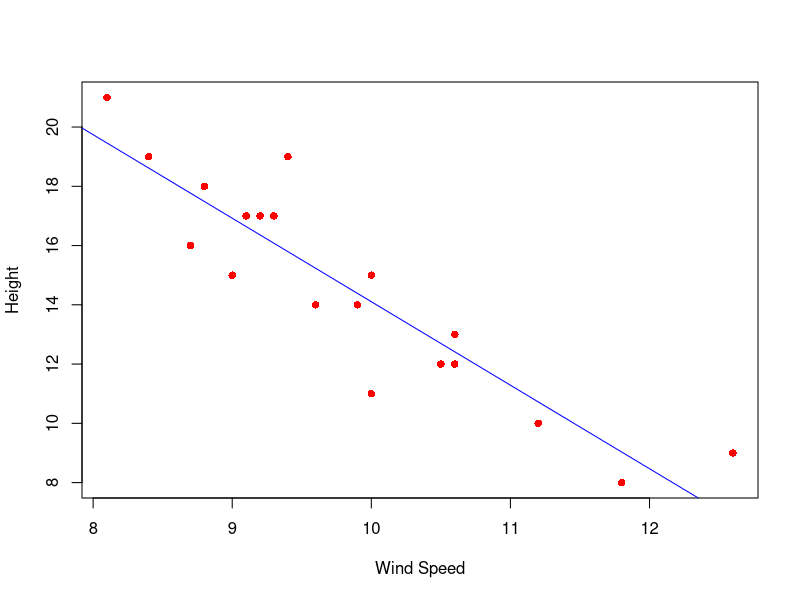
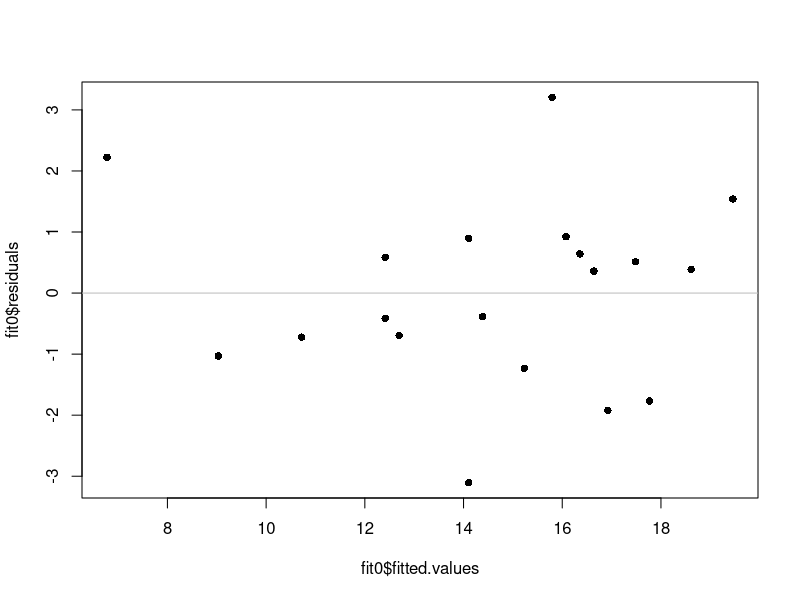
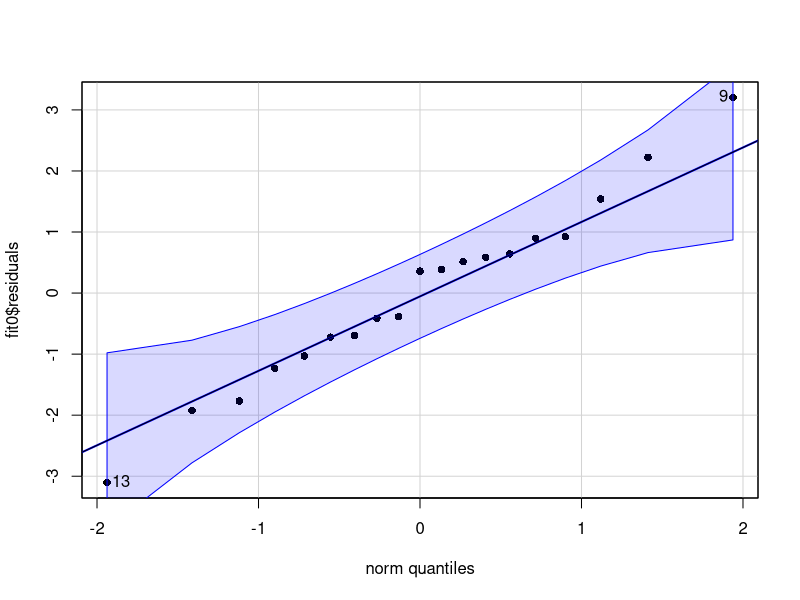
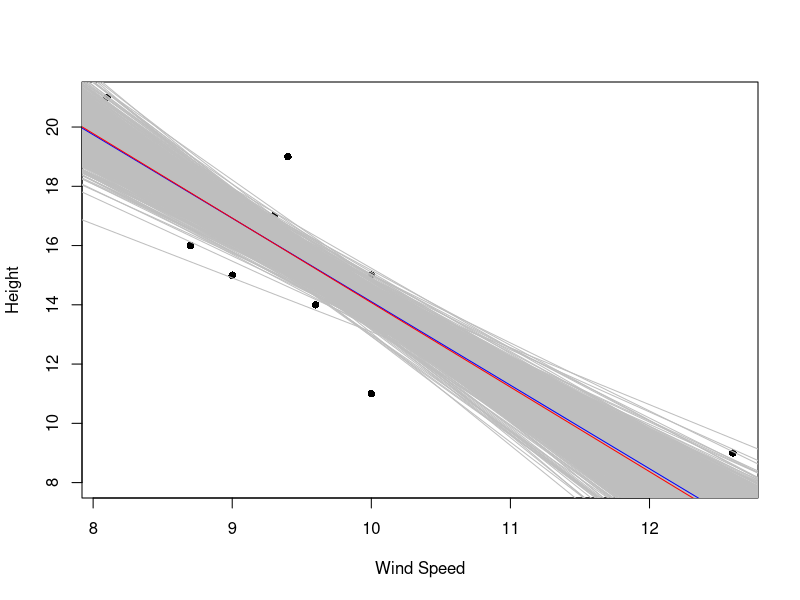
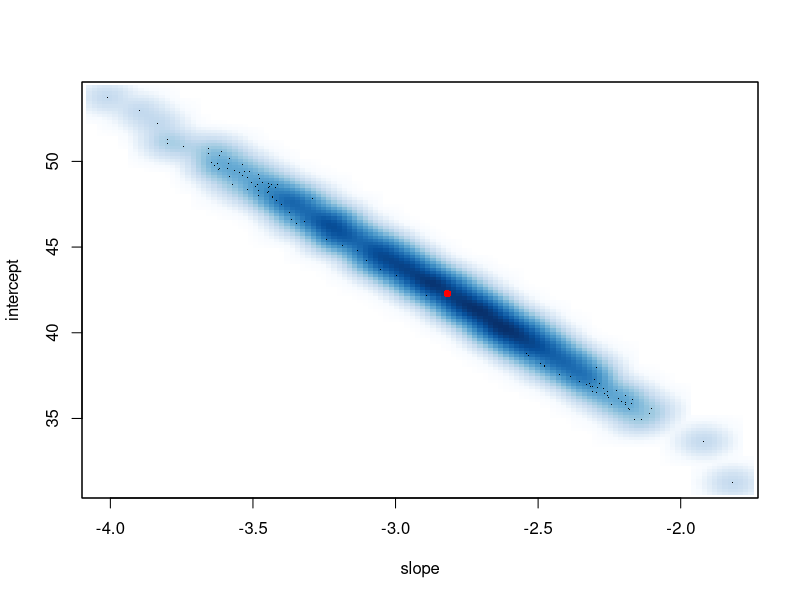

Write the R code that produced these figures, in order. (Note: this script raises an error after producing the figures.)
#dataistanbul talk - April 5th, 2017
#HS Olmez (c) 2017
#
# Using bootstrapping to get a sense of variability in the coefficients (intercept and slope)
# of linear regression analysis. We'll compute the confidence intervals on both regression coeff's. 
#
windsp <- c(8.1, 8.4, 8.8, 8.7, 9, 9.1, 9.2, 9.3, 9.4, 9.6, 9.9, 10, 10, 10.5, 10.6, 10.6, 11.2, 11.8, 12.6)
height <- c(21, 19, 18, 16, 15, 17, 17, 17, 19, 14, 14, 15, 11, 12, 12, 13, 10, 8, 9)
HWdata <- as.data.frame(cbind(height,windsp))
fit0 <- lm(height ~ windsp, data=HWdata)
print(summary(fit0))
plot(windsp,height, xlab="Wind Speed", ylab="Height", pch=16, col="red")
abline(fit0, col="blue")
plot(fit0$fitted.values,fit0$residuals,pch=16) #check for homoscedasticity
abline(h=0, col='grey') 
car::qqPlot(fit0$residuals,pch=16) #test for normality
qqline(fit0$residuals) 
#
set.seed(4)
#
n <- length(height) ; Nreps <- 1000
b0 <- NULL ; b1 <- NULL
plot(windsp,height, xlab="Wind Speed", ylab="Height", pch=16, col="black")
for (iter in 1:Nreps) {
  databs <- HWdata[sample(1:n, size=n, replace=T),]
  fitbs <- lm(height ~ windsp, data=databs)
  b0 <- append(b0,fitbs$coefficients[[1]])  #intercept
  b1 <- append(b1,fitbs$coefficients[[2]])  #slope 
  abline(fitbs, col="gray")
}
abline(fit0, col="blue")
#
cat("Bootstrapped intercept & std. error: ", mean(b0), sd(b0), '\n')
cat("CI for the intercept               : ", quantile(b0, c(0.025,0.975)), '\n')
cat("Bootstrapped slope & std. error    : ", mean(b1), sd(b1), '\n')
cat("CI for the slope                   : ", quantile(b1, c(0.025,0.975)))
abline(mean(b0),mean(b1), col="red")
#
# Run with the boot package
library(boot)
index <- n
boot.fn <- function(data, index) return(coef(lm(height~windsp, data=HWdata, subset=index)))
cat('\n\n')
print(summary(boot(HWdata, boot.fn, R=Nreps)))
#
#
smoothScatter(b1,b0, xlab="slope", ylab="intercept")
points(x=fit0$coefficients[[2]], y=fit0$coefficients[[1]], pch=16, col="red")

df <- data.frame(b0,b1)
jointplot(data=df, x=",intercept", y="slope", kind="kde")

scatterhist <- function(x, y, xlab = "", ylab = "", plottitle="", 
                        xsize=1, cleanup=TRUE,...){
  # save the old graphics settings-- they may be needed
  def.par <- par(no.readonly = TRUE)
  zones <- matrix(c(1,1,1, 0,5,0, 2,6,4, 0,3,0), ncol = 3, byrow = TRUE)
  layout(zones, widths=c(0.3,4,1), heights = c(1,3,10,.75))
  # tuning to plot histograms nicely
  xhist <- hist(x, plot = FALSE)
  yhist <- hist(y, plot = FALSE)
  top <- max(c(xhist$counts, yhist$counts))
  # for all three titles: 
  # drop the axis titles and omit boxes, set up margins
  par(xaxt="n", yaxt="n",bty="n",  mar = c(.3,2,.3,0) +.05)
  # fig 1 from the layout
  plot(x=1,y=1,type="n",ylim=c(-1,1), xlim=c(-1,1))
  text(0,0,paste(plottitle), cex=2)
  # fig 2
  plot(x=1,y=1,type="n",ylim=c(-1,1), xlim=c(-1,1))
  text(0,0,paste(ylab), cex=1.5, srt=90)
  # fig 3
  plot(x=1,y=1,type="n",ylim=c(-1,1), xlim=c(-1,1))
  text(0,0,paste(xlab), cex=1.5)
  # fig 4, the first histogram, needs different margins
  # no margin on the left
  par(mar = c(2,0,1,1))
  barplot(yhist$counts, axes = FALSE, xlim = c(0, top),
          space = 0, horiz = TRUE)
  # fig 5, other histogram needs no margin on the bottom
  par(mar = c(0,2,1,1))
  barplot(xhist$counts, axes = FALSE, ylim = c(0, top), space = 0)
  # fig 6, finally, the scatterplot-- needs regular axes, different margins
  par(mar = c(2,2,.5,.5), xaxt="s", yaxt="s", bty="n")
  # this color allows traparency & overplotting-- useful if a lot of points
  plot(x, y , pch=19, col="#00000022", cex=xsize, ...)
  # reset the graphics, if desired 
  if(cleanup) {par(def.par)}
}

scatterhist(b1, b0, xlab="slope", ylab="intercept",   
            "Range of intercept vs slope", xsize =2, cleanup=FALSE)
abline(lm(b0~b1))
#lines(lowess(b1,b0))
points(x=fit0$coefficients[[2]], y=fit0$coefficients[[1]], pch=16, cex=2.5, col="red")
